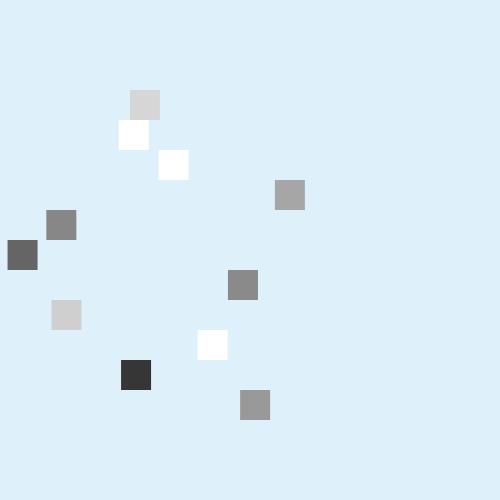
Frame 1 (no input)
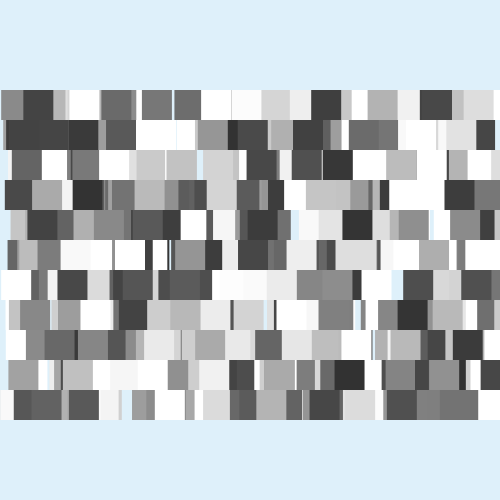
Frame 60 (the mouse pressed at the canvas centre just before this capture)
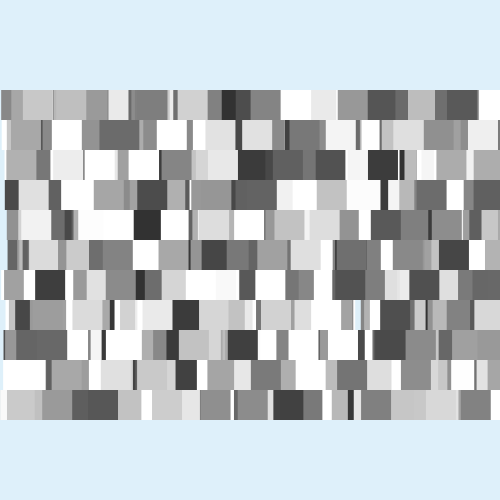
Frame 120 (the mouse held since frame 60 and released just before this capture)

The Processing sketch that drew these frames (run headless with seeded random() and noise(); from frame 60 on, the mouse is pressed at the canvas centre):

// Processing sketch: processing_15663
// ── processing_15663.pde

int value = 50;
void setup() {
  size(500,500);
  noStroke();
  background(222,240,250);
}
void draw() {

  
  fill(value+random(255));
  rect(random(500),90,30,30);
  fill(value+random(255));
  rect(random(500),120,30,30);
  fill(value+random(255));
  rect(random(500),150,30,30);
  fill(value+random(255));
  rect(random(500),180,30,30);
  fill(value+random(255));
  rect(random(500),210,30,30);
  fill(value+random(255));
  rect(random(500),240,30,30);
  fill(value+random(255));
  rect(random(500),270,30,30);
  fill(value+random(255));
  rect(random(500),300,30,30);
  fill(value+random(255));
 rect(random(500),330,30,30);
  fill(value+random(255));
  rect(random(500),360,30,30);
  fill(value+random(255));
  rect(random(500),390,30,30);

}
